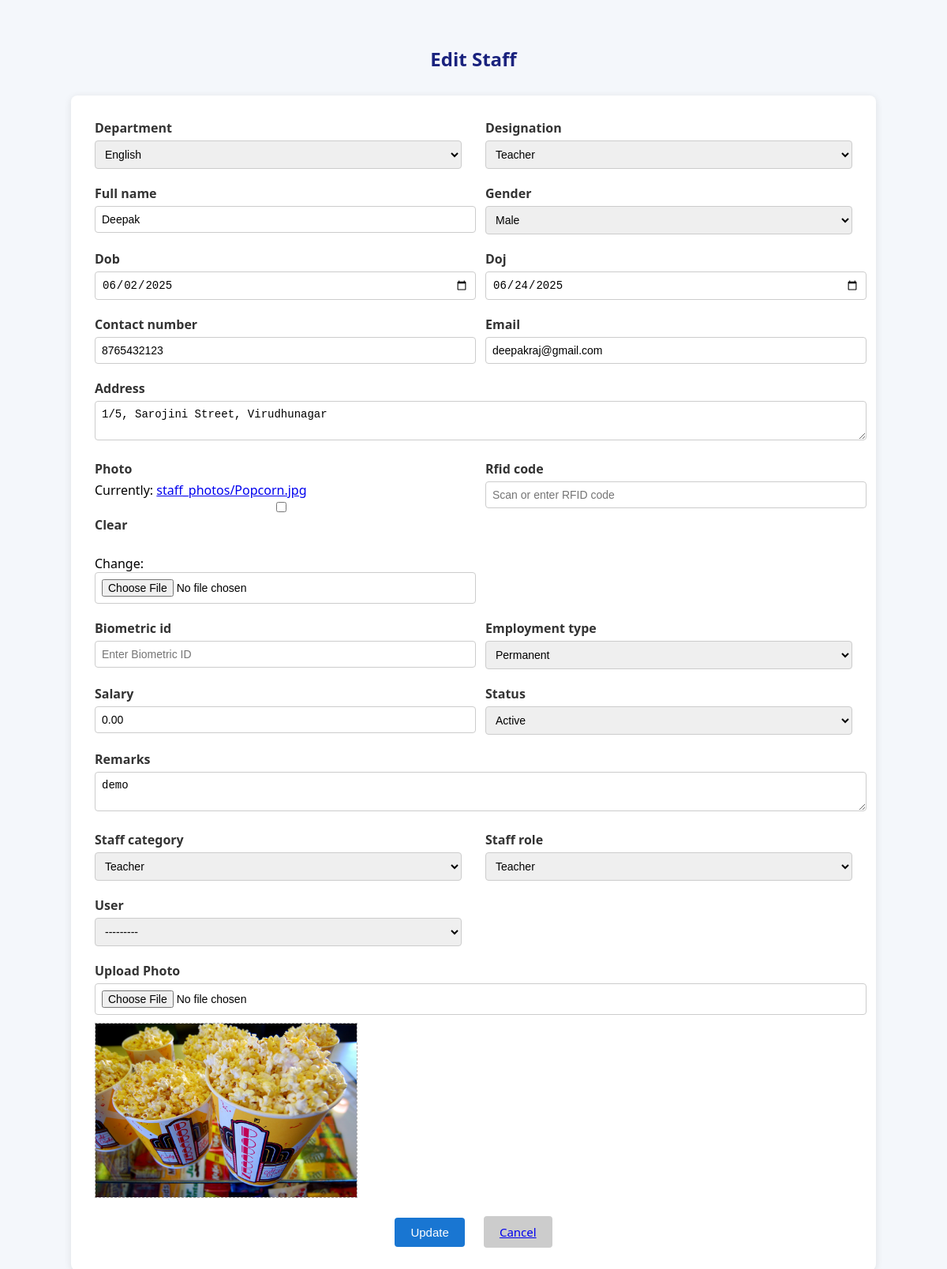
The page /staff/edit/3/ (signed in) on the database its author committed.
### staff/models.py (models this page shows, shortened)
class Staff(models.Model):
    GENDER_CHOICES = [('M', 'Male'), ('F', 'Female'), ('O', 'Other')]
    EMPLOYMENT_TYPE = [('Permanent', 'Permanent'), ('Contract', 'Contract'), ('Temporary', 'Temporary')]
    STATUS_CHOICES = [('Active', 'Active'), ('Resigned', 'Resigned'), ('Suspended', 'Suspended')]
    STAFF_CATEGORY_CHOICES = [
        ('TEACHER', 'Teacher'), ('OFFICE', 'Office Staff'), ('DRIVER', 'Driver'),
        ('CLEANER', 'Sanitary Cleaner'), ('SECURITY', 'Security Guard'),
        ('ADMIN', 'Administrative / Management'), ('NON_TEACHING', 'Non-Teaching Staff'),
        ('OTHERS', 'Others'),
    ]
    ROLE_CHOICES = [
        ('PRINCIPAL', 'Principal / CEO'), ('HR', 'HR / Admin Officer'),
        ('TEACHER', 'Teacher'), ('OFFICE', 'Office Staff'),
    ]
    DEPARTMENT_CHOICES = [
        ('SCIENCE', 'Science'), ('MATHS', 'Mathematics'), ('ENGLISH', 'English'),
        ('SOCIAL', 'Social Studies'), ('ACCOUNTS', 'Accounts'), ('OFFICE', 'Office Department'),
        ('TRANSPORT', 'Transport'), ('OTHERS', 'Others'),
    ]
    DESIGNATION_CHOICES = [
        ('PRINCIPAL', 'Principal'), ('TEACHER', 'Teacher'), ('CLERK', 'Office Clerk'),
        ('ACCOUNTANT', 'Accountant'), ('DRIVER', 'Driver'), ('SWEEPER', 'Sweeper'),
        ('GUARD', 'Security Guard'), ('HELPER', 'Helper'),
    ]
    department = models.CharField(max_length=30, choices=DEPARTMENT_CHOICES, default='OTHERS')
    designation = models.CharField(max_length=30, choices=DESIGNATION_CHOICES, default='TEACHER')
    staff_id = models.CharField(max_length=30, unique=True, editable=False, blank=True)
    full_name = models.CharField(max_length=100)
    gender = models.CharField(max_length=1, choices=GENDER_CHOICES)
    dob = models.DateField()
    doj = models.DateField(default=timezone.now)
    contact_number = models.CharField(max_length=15)
    email = models.EmailField(blank=True, null=True)
    address = models.TextField(blank=True)
    photo = models.ImageField(upload_to='staff_photos/', null=True, blank=True)
    rfid_code = models.CharField(max_length=50, blank=True, null=True, unique=True)
    biometric_id = models.CharField(max_length=50, blank=True, null=True, unique=True)
    employment_type = models.CharField(max_length=20, choices=EMPLOYMENT_TYPE, default='Permanent')
    salary = models.DecimalField(max_digits=10, decimal_places=2, default=0.00)
    status = models.CharField(max_length=20, choices=STATUS_CHOICES, default='Active')
    remarks = models.TextField(blank=True)
    staff_category = models.CharField(max_length=20, choices=STAFF_CATEGORY_CHOICES, default='TEACHER')
    staff_role = models.CharField(max_length=20, choices=ROLE_CHOICES, default='TEACHER')
    user = models.OneToOneField(get_user_model(), on_delete=models.SET_NULL, null=True, blank=True)
    DEPT_CODES = {
        'SCIENCE': 'SCI', 'MATHS': 'MAT', 'ENGLISH': 'ENG', 'SOCIAL': 'SOC',
        'ACCOUNTS': 'ACC', 'OFFICE': 'OFF', 'TRANSPORT': 'TRN', 'OTHERS': 'OTH',
    }
    DESIG_CODES = {
        'PRINCIPAL': 'PRN', 'TEACHER': 'TEA', 'CLERK': 'CLK', 'ACCOUNTANT': 'ACC',
        'DRIVER': 'DRV', 'SWEEPER': 'SWP', 'GUARD': 'GRD', 'HELPER': 'HLP',
    }

### staff/views.py (the view, shortened to what this page needs)
# urls.py: path('edit/<int:pk>/', views.edit_staff, name='edit_staff'),
@login_required
@user_passes_test(lambda u: is_admin(u) or is_hr(u))
def edit_staff(request, pk):
    staff = get_object_or_404(Staff, pk=pk)
    form = StaffForm(request.POST or None, request.FILES or None, instance=staff)
    return render(request, 'staff/staff_edit.html', {'form': form, 'staff': staff})

### staff/views.py (called while the page is built)
def is_admin(user):
    return hasattr(user, 'role') and user.role == 'admin'

### users/models.py (called while the page is built)
    def __str__(self):
        return self.username

### templates/staff/staff_edit.html (shortened to what this page needs)
{% load static %}
<!DOCTYPE html>
<html>
<head>
  <link rel="stylesheet" href="https://cdnjs.cloudflare.com/ajax/libs/font-awesome/6.5.0/css/all.min.css" />
  <link rel="stylesheet" href="https://cdnjs.cloudflare.com/ajax/libs/cropperjs/1.5.13/cropper.min.css" />
</head>
<body>
<h2>Edit Staff</h2>
<div class="form-container">
  <form method="post" enctype="multipart/form-data">
    {% for field in form %}
      <div {% if field.name == 'address' or field.name == 'remarks' %}class="full-width"{% endif %}>
        <label for="{{ field.id_for_label }}">{{ field.label }}</label>
        {{ field }}
      </div>
    {% endfor %}
    <div class="full-width">
      <label for="photoInput">Upload Photo</label>
      <input type="file" id="photoInput" accept="image/*"><br>
      {% if staff.photo %}
        <img id="preview" class="image-preview" src="{{ staff.photo.url }}">
      {% else %}
        <img id="preview" class="image-preview" />
      {% endif %}
    </div>
    <div class="buttons">
      <button type="submit" class="btn btn-primary">Update</button>
      <a href="{% url 'staff_list' %}" class="btn btn-cancel">Cancel</a>
    </div>
  </form>
</div>
</body>
</html>

### templates/staff/staff_edit.html (style rules this page uses)
body { font-family: 'Segoe UI', sans-serif; background: #f4f7fb; padding: 30px; }
h2 { text-align: center; color: #1a237e; margin-bottom: 30px; }
.form-container { max-width: 960px; margin: auto; background: #fff; padding: 30px; border-radius: 8px; box-shadow: 0 2px 10px rgba(0,0,0,0.1); }
form { display: grid; grid-template-columns: repeat(2, 1fr); gap: 20px 30px; }
label { font-weight: bold; color: #333; margin-bottom: 5px; display: block; }
input, select, textarea { width: 100%; padding: 8px; font-size: 14px; border: 1px solid #ccc; border-radius: 4px; }
.full-width { grid-column: 1 / 3; }
.buttons { grid-column: 1 / 3; text-align: center; }
.btn { padding: 10px 20px; font-size: 15px; border: none; border-radius: 4px; cursor: pointer; margin: 0 10px; }
.btn-primary { background-color: #1976d2; color: white; }
.btn-cancel { background-color: #ccc; }
.image-preview { max-height: 220px; border: 1px dashed #aaa; margin-top: 10px; }

### rows shown on the page
Staff: form "English" "Teacher" "Deepak" "Male" "06/02/2025" "06/24/2025" "8765432123" "deepakraj@gmail.com" "1/5, Sarojini Street, Virudhunagar" "Permanent" "0.00" "Active" "demo" "Teacher" "Teacher" "---------", photo (picture)

### other values the page prints
{{ field.label }} "Department" "Designation" "Full name" "Gender" "Dob" "Doj" "Contact number" "Email" "Address" "Photo" "Rfid code" "Biometric id" "Employment type" "Salary" "Status" "Remarks" "Staff category" "Staff role" "User"
